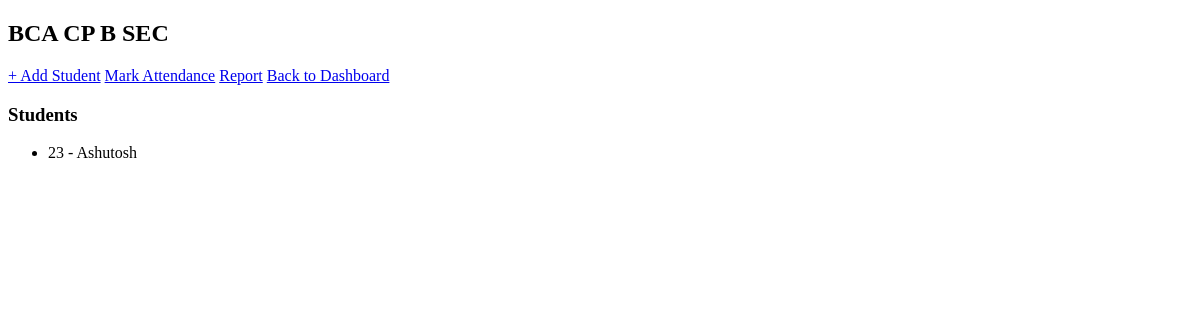
Page /class/1 (signed in) on the earlier database version.
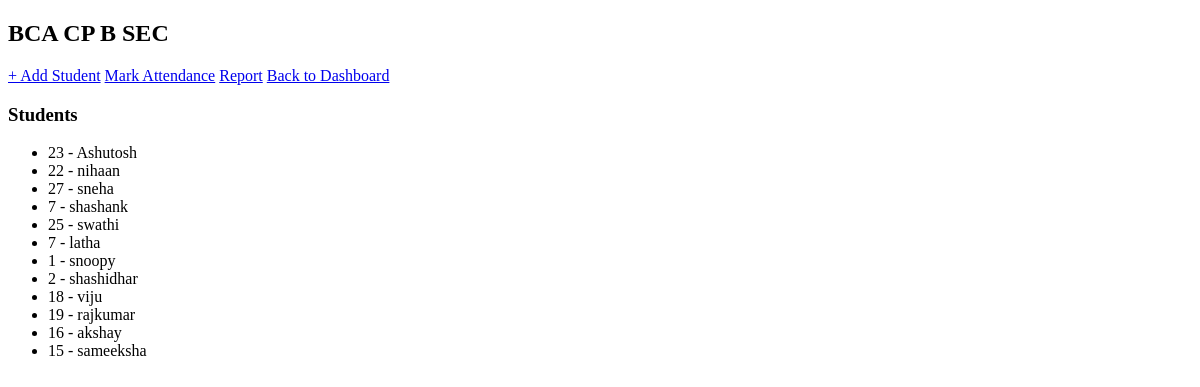
Same page on the later database version.
### models/models.py (models this page shows)
class Student(db.Model):
    id = db.Column(db.Integer, primary_key=True)
    user_id = db.Column(db.Integer, db.ForeignKey('user.id'), nullable=False)
    roll_number = db.Column(db.String(20), nullable=False)
    class_id = db.Column(db.Integer, db.ForeignKey('student_class.id'), nullable=False)
    student_user = db.relationship('User')

class User(db.Model, UserMixin):
    id = db.Column(db.Integer, primary_key=True)
    name = db.Column(db.String(100), nullable=False)
    email = db.Column(db.String(100), unique=True, nullable=False)
    password_hash = db.Column(db.String(200), nullable=False)
    role = db.Column(db.String(20), nullable=False)  # 'teacher' or 'student'

### routes/teacher_routes.py (the view)
@teacher.route('/class/<int:class_id>')
@login_required
def view_class(class_id):
    if current_user.role != 'teacher':
        return "Access denied. Teachers only.", 403
    class_obj = StudentClass.query.get_or_404(class_id)
    if class_obj.teacher_id != current_user.id:
        return "Access denied. Not your class.", 403
    students = Student.query.filter_by(class_id=class_id).all()
    return render_template('view_class.html', class_obj=class_obj, students=students)

### app.py (called while the page is built)
@login_manager.user_loader
def load_user(user_id):
    return User.query.get(int(user_id))

### templates/view_class.html (shortened to what this page needs)
<!DOCTYPE html>
<html>
<head><title>{{ class_obj.class_name }}</title></head>
<body>
    <h2>{{ class_obj.class_name }}</h2>
    <a href="{{ url_for('teacher.add_student', class_id=class_obj.id) }}">+ Add Student</a>
    <a href="{{ url_for('teacher.mark_attendance', class_id=class_obj.id) }}">Mark Attendance</a>
    <a href="{{ url_for('teacher.class_report', class_id=class_obj.id) }}" class="btn btn-outline-success"> Report</a>
    <a href="{{ url_for('teacher.dashboard') }}">Back to Dashboard</a>
    <h3>Students</h3>
    <ul>
        {% for s in students %}
            <li>{{ s.roll_number }} - {{ s.student_user.name if s.student_user else 'Unknown' }}</li>
        {% else %}
            <li>No students yet.</li>
        {% endfor %}
    </ul>
</body>
</html>

Differences in the rows shown:
added Student: roll_number "22", student_user "nihaan"
added Student: roll_number "27", student_user "sneha"
added Student: roll_number "7", student_user "shashank"
added Student: roll_number "25", student_user "swathi"
added Student: roll_number "7", student_user "latha"
added Student: roll_number "1", student_user "snoopy"
added Student: roll_number "2", student_user "shashidhar"
added Student: roll_number "18", student_user "viju"
added Student: roll_number "19", student_user "rajkumar"
added Student: roll_number "16", student_user "akshay"
added Student: roll_number "15", student_user "sameeksha"
